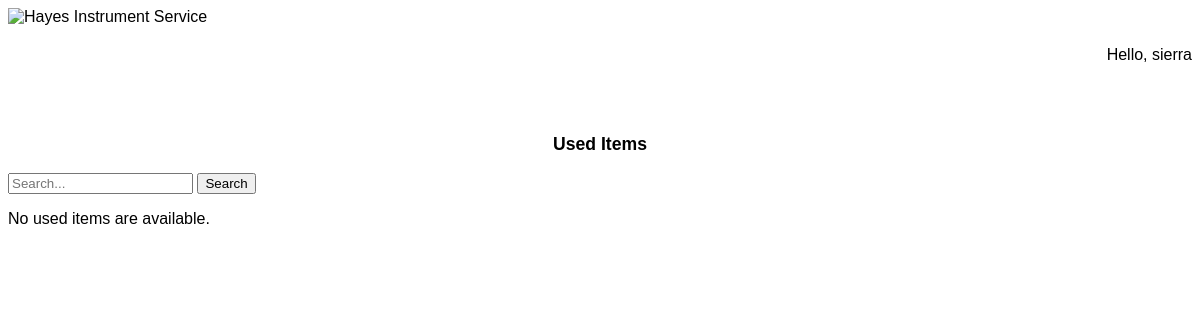
Page /inventory_database/used_items/ (signed in) on the earlier database version.
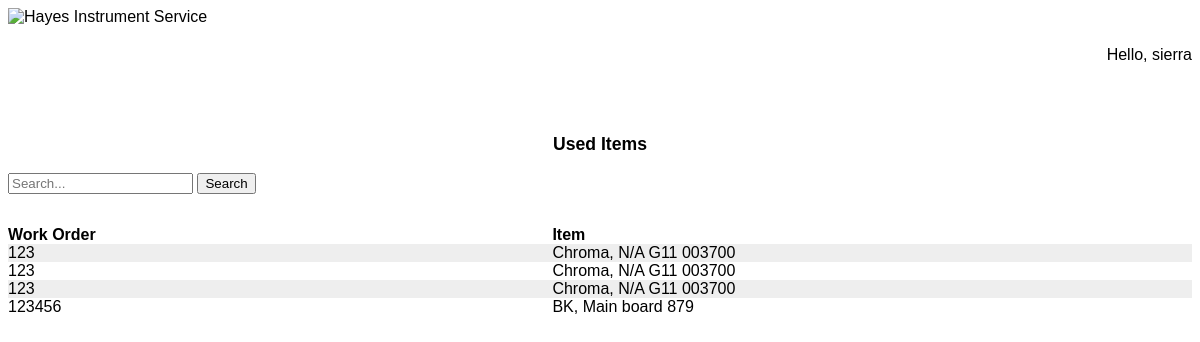
Same page on the later database version.
### inventory/models.py (models this page shows, shortened)
class UsedItem(models.Model):
    class Meta:
        verbose_name = "Used Item"
        verbose_name_plural = "Used Items"
        db_table = "inventory_useditem"
        managed = True
    item = models.ForeignKey(
        Item,
        on_delete=models.CASCADE,
        error_messages={"required": "An Item is required."},
    )
    work_order = models.IntegerField(
        error_messages={"required": "A Work Order number is required."}
    )

class Item(models.Model):
    class Meta:
        db_table = "inventory_item"
        managed = True
    PART = "Part"
    UNIT = "Unit"
    ITEM_TYPE_CHOICES = {
        PART: "Part",
        UNIT: "Unit",
    }
    manufacturer = models.CharField(default="N/A", max_length=50)
    model = models.CharField(default="N/A", max_length=100)
    part_or_unit = models.CharField(
        blank=False,
        choices=ITEM_TYPE_CHOICES,
        default=PART,
        max_length=5,
    )
    part_number = models.CharField(blank=True, max_length=100)
    description = models.TextField()
    location = models.CharField(default="N/A", max_length=50)
    quantity = models.IntegerField(default=0, validators=[MinValueValidator(0)])
    min_quantity = models.IntegerField(default=0, validators=[MinValueValidator(0)])
    unit_price = models.DecimalField(
        default=0.01,
        max_digits=16,
        decimal_places=2,
        validators=[MinValueValidator(0.00)],
    )
    last_modified_by = models.ForeignKey(
        User, on_delete=models.SET_NULL, null=True, blank=True
    )
    tracker = FieldTracker(
        fields=[
            "manufacturer",
            "model",
            "part_or_unit",
            "part_number",
            "description",
            "location",
            "quantity",
            "min_quantity",
            "unit_price",
        ]
    )
    def __str__(self):
        item_string = self.manufacturer + ", " + self.model
        if self.part_or_unit == self.PART:
            item_string += " " + self.part_number
        return item_string

### inventory/views.py (the view)
# urls.py: path("used_items/", views.UsedItemView.as_view(), name="used_items"),
class UsedItemView(LoginRequiredMixin, ListView):
    model = UsedItem
    template_name = "used_items.html"
    context_object_name = "used_items_list"
    def get_queryset(self):
        return UsedItem.objects.all().order_by("work_order", "item")

### inventory/templates/used_items.html (shortened to what this page needs)
{% extends "inventory_base_template.html" %}
{% load static %}
{% block other_stylesheets %}
<link rel="stylesheet" href="{% static "used_items.css" %}" />
{% endblock other_stylesheets %}
{% block page-title %}Used Items{% endblock page-title %}
{% block content %}
<div class="queries">
    <form action="{% url "inventory:search_used_items" %}" method="get">
        <input name="q" type="Text" placeholder="Search..." />
        <button type="submit">Search</button>
    </form>
</div>
{% if used_items_list %}
<div class="grid">
    <div class="field-name">Work Order</div>
    <div class="field-name">Item</div>
    {% for used_item in used_items_list %}
        {% if forloop.counter|divisibleby:2 %}
        <a href="{% url 'inventory:used_item_detail' used_item.id %}">
            <div class="even">{{ used_item.work_order }}</div>
            <div class="even">{{ used_item.item }}</div>
        </a>
        {% else %}
        <a href="{% url 'inventory:used_item_detail' used_item.id %}">
            <div class="odd">{{ used_item.work_order }}</div>
            <div class="odd">{{ used_item.item }}</div>
        </a>
        {% endif %}
    {% endfor %}
</div>
{% else %}
<p>No used items are available.</p>
{% endif %}
{% endblock content %}

### inventory/templates/inventory_base_template.html (shortened to what this page needs)
<!DOCTYPE html>
<html lang="en">
{% load static %}
<head>
    <link rel="stylesheet" href="{% static "inventory_base.css" %}" />
    {% block other_stylesheets %}{% endblock other_stylesheets %}
</head>
<body>
    <div class="header">
        <a href="{% url 'authentication:home' %}">
            <img class="image" height="94" width="532" src="https://hayesinstruments.com/images/HayesLetterhead.gif"
                alt="Hayes Instrument Service"
                title="Click here to go to the Home page.">
        </a>
            <span class="user" onclick="openNav()">
                Hello, {{ request.user.username }}
            </span>
    </div>
    <div class="page-title">{% block page-title %}{% endblock page-title %}</div>
    <div class="content">
        {% block content %}
        {% endblock content %}
    </div>
</body>
</html>

### inventory/static/inventory_base.css (style rules this page uses)
body, textarea { font-family: arial, sans-serif; }
div.header { display: flex; margin-bottom: 2em; justify-content: space-between; align-items: center; }
div.page-title { font-size: 110%; font-weight: bold; text-align: center; padding-bottom: 1em; }

### inventory/static/used_items.css (style rules this page uses)
div.grid { display: grid; grid-template-columns: repeat(2, minmax(1em, auto)); min-width: 950px; margin: 2em auto; }
div.field-name { font-weight: bold; }
div.odd { background-color: rgb(238, 238, 238); }
a { display: contents; color: black; }

Differences in the rows shown:
added UsedItem: work_order "123", item "Chroma, N/A G11 003700"
added UsedItem: work_order "123", item "Chroma, N/A G11 003700"
added UsedItem: work_order "123", item "Chroma, N/A G11 003700"
added UsedItem: work_order "123456", item "BK, Main board 879"
Other differences:
text no longer shown: "No used items are available."
text now shown: "Work Order Item"
